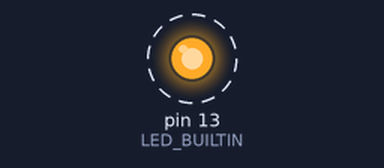
A sketch run on a simulated Arduino Mega 2560, built with avr-gcc and run on an emulated ATmega2560. On the bench: output pins drawn as LEDs (lit = HIGH). Dashed ring = blinking. Pins used as bus, display or sensor lines are not drawn; what the sketch prints to the serial monitor is not drawn.

Above: at 0.02 s.
Timing chart, 0 to 3.0 s (numbered marks = the images above):
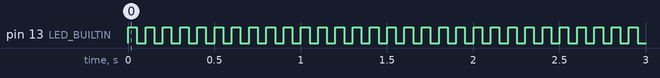

The sketch:

clock_demo.ino
```cpp
//
// Use of timer2 to generate a signal for a particular frequency on pin 11
//
// davekw7x
// https://forum.arduino.cc/index.php?topic=62964.0

const int clkOutputPin = 11;   // Digital pin 11 = MOSI/OC2A/PCINT3) for ATmega328 boards
//const int freqOutputPin = 10; // OC2A output for Mega boards

const int clkOutputPin2 = 12; // For busy loop clock

// Constants are computed at compile time

// If you change the prescale value, it affects CS22, CS21, and CS20
// For a given prescale value, the eight-bit number that you
// load into OCR2A determines the frequency according to the
// following formulas:
//
// With no prescaling, an ocr2val of 3 causes the output pin to
// toggle the value every four CPU clock cycles. That is, the
// period is equal to eight slock cycles.
//
// With F_CPU = 16 MHz, the result is 2 MHz.
//
// Note that the prescale value is just for printing; changing it here
// does not change the clock division ratio for the timer!  To change
// the timer prescale division, use different bits for CS22:0 below
const int prescale  = 1;
const int ocr2aval  = 7; // Set to 7 for 1MHz, 3 for 2MHz
// The following are scaled for convenient printing
//

// Period in microseconds
const float period    = 2.0 * prescale * (ocr2aval+1) / (F_CPU/1.0e6);

// Frequency in Hz
const float freq      = 1.0e6 / period;

void setup()
{
   pinMode(clkOutputPin, OUTPUT);
   pinMode(clkOutputPin2, OUTPUT);
   pinMode(LED_BUILTIN, OUTPUT);

   Serial.begin(9600);

   // Set Timer 2 CTC mode with no prescaling.  OC2A toggles on compare match
   //
   // WGM22:0 = 010: CTC Mode, toggle OC
   // WGM2 bits 1 and 0 are in TCCR2A,
   // WGM2 bit 2 is in TCCR2B
   // COM2A0 sets OC2A (arduino pin 11 on Uno or Duemilanove) to toggle on compare match
   //
   TCCR2A = ((1 << WGM21) | (1 << COM2A0));

   // Set Timer 2  No prescaling  (i.e. prescale division = 1)
   //
   // CS22:0 = 001: Use CPU clock with no prescaling
   // CS2 bits 2:0 are all in TCCR2B
   TCCR2B = (1 << CS20);

   // Make sure Compare-match register A interrupt for timer2 is disabled
   TIMSK2 = 0;
   // This value determines the output frequency
   OCR2A = ocr2aval;

   Serial.print("Period    = ");
   Serial.print(period);
   Serial.println(" microseconds");
   Serial.print("Frequency = ");
   Serial.print(freq);
   Serial.println(" Hz");
}


void loop() {
  // Busy loop clock output
  digitalWrite(clkOutputPin2, HIGH);
  digitalWrite(LED_BUILTIN, HIGH);
  delay(50);
  digitalWrite(clkOutputPin2, LOW);
  digitalWrite(LED_BUILTIN, LOW);
  delay(50);
}
```

Measured:
- by itself, pin 13 (LED_BUILTIN): alternates HIGH for 0.05 s and LOW for 0.05 s
